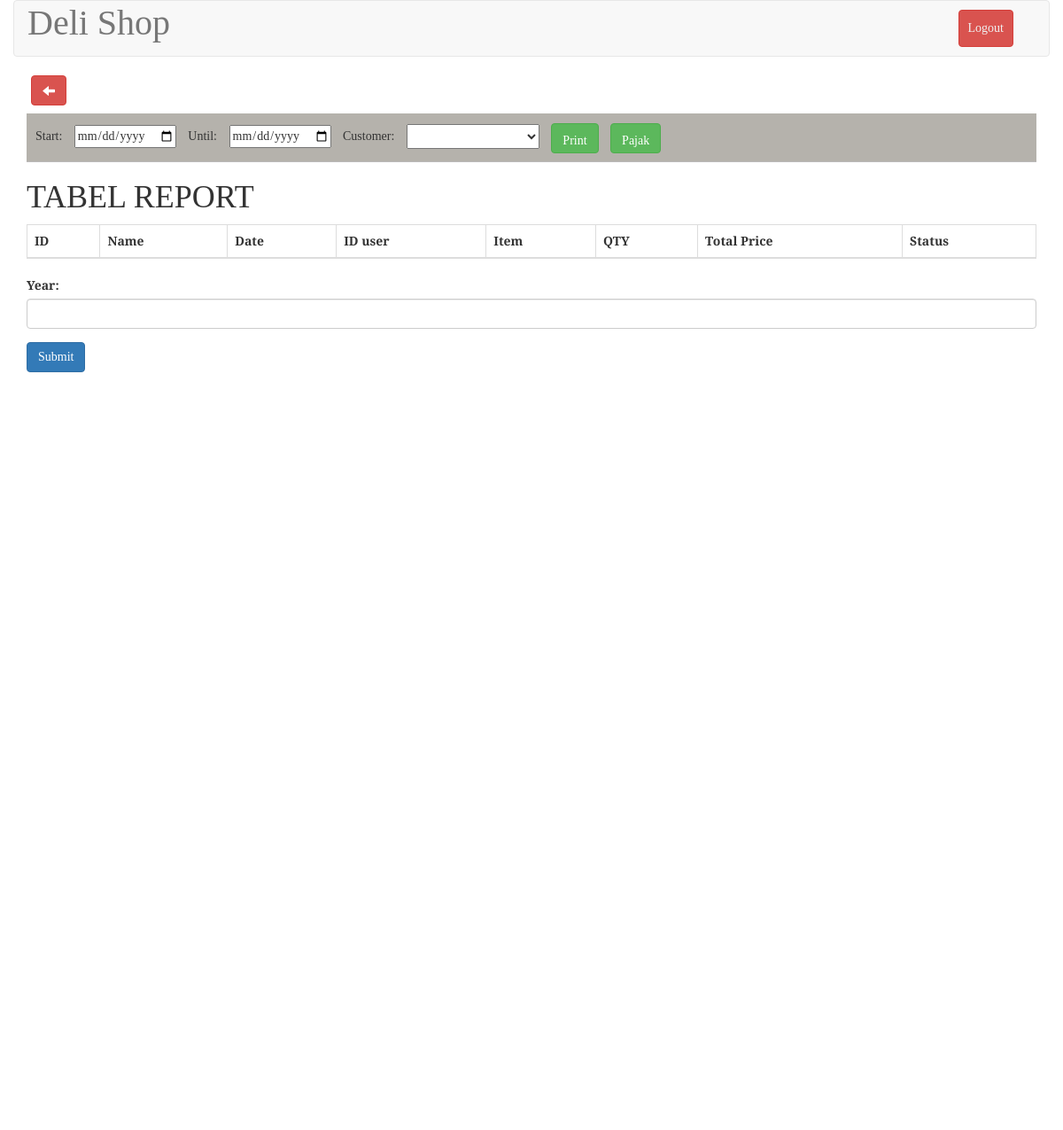
Page /backend/report.php (signed in) on the earlier database version.
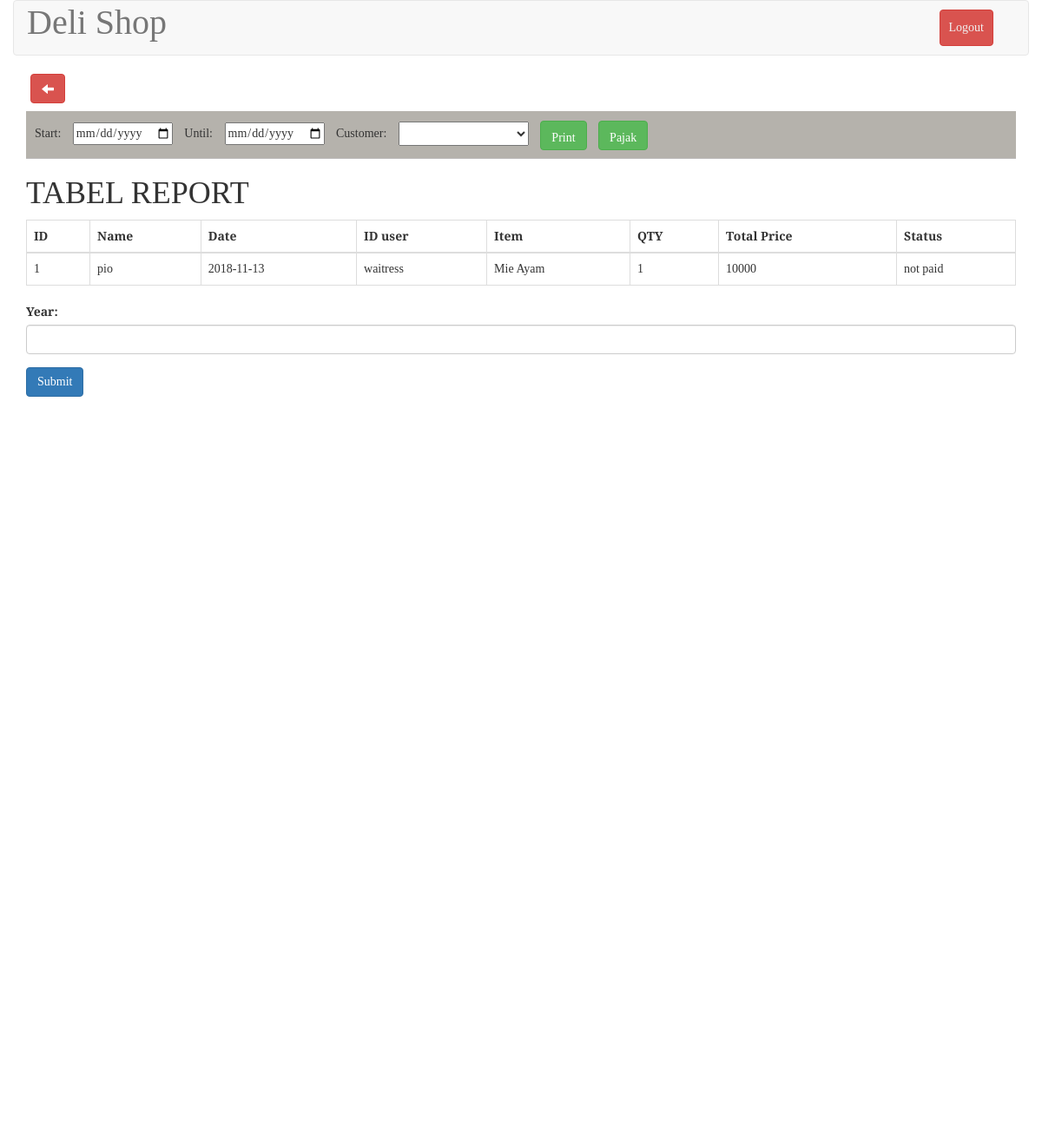
Same page on the later database version.
### tables this page shows
CREATE TABLE `tb_transaksi` (
  `id` int(11) NOT NULL AUTO_INCREMENT,
  `invoice` varchar(100) NOT NULL,
  `date` date NOT NULL,
  `date_insert` datetime NOT NULL,
  `customer` varchar(100) NOT NULL,
  `id_employee` int(11) NOT NULL,
  `id_menu` int(11) NOT NULL,
  `id_meja` int(11) NOT NULL,
  `qty` double unsigned NOT NULL,
  `price` double unsigned NOT NULL,
  `total_price` double unsigned NOT NULL,
  `rest_total` double unsigned NOT NULL,
  `method` enum('cash','transfer') NOT NULL,
  `description` text NOT NULL,
  `status` enum('paid','not paid') NOT NULL,
  `method_order` tinyint(4) NOT NULL,
  PRIMARY KEY (`id`)
);

### backend/report.php (the view, shortened to what this page needs)
<?php
    include('../layout/headercasier.php');
    require('../koneksi.php');
    $transaksi = mysqli_query($conn, "SELECT customer, date, (SELECT nama FROM tb_employee WHERE id=id_employee) AS nama, (SELECT item FROM tb_menu WHERE id=id_menu ) AS item, qty, total_price, status FROM tb_transaksi;");
?>
    <body>
		<form action="finishReport.php" method="POST" accept-charset="utf-8">
			<div class="container-fluid">
				<div class="row">
					<div class="col-md-12 header">
						<nav class="navbar navbar-default" role="navigation">
							<div class="container-fluid">
								<div class="navbar-header">
									<a class="navbar-brand" style="font-size: 40px;" href="#">Deli Shop</a>
								</div>
									<ul class="nav navbar-nav navbar-right">
										<li><a type="button" class="btn btn-danger" style="margin: 10px; padding: 10px;" href="logout.php">Logout</a></li>
										<li><a href=""> </a></li>
									</ul>
								</div>
							</div>
					</div>
				</div>
			<div class="container">
				<div class="row">
					<div class="col-md-12" id="mytable">
					<table id="example" class="table table-bordered" style="width: 100%;">
						<a href="administrator.php" style="margin-left: 5px; margin-bottom: 10px;" type="button" class="btn btn-danger glyphicon glyphicon-arrow-left" ></a><br>
						<div style="border-bottom:1px solid #bcbaba; margin-bottom:10px; background-color:#b5b2ac; padding:0 0 0 10px">
							Start: <input style="margin:10px; " type="date" name="start" id="date_start">
							Until: <input style="margin:10px;" type="date" name="end" id="date_end">
							Customer: <select style="margin:10px; width:150px;height:28px" id="customer">
							</select>
							<input type="submit" class="btn btn-success glyphicon glyphicon-print" style="margin:10px 0 10px 0" name="Submit" value="Print"></button>
							<input type="submit" class="btn btn-success glyphicon glyphicon-print" style="margin:10px 0 10px 10px; " name="Submit" value="Pajak"></i></button>
						</div>
						<h1> TABEL REPORT</h1>
						<thead>
							<tr>
								<th>ID</th>
								<th>Name</th>
								<th>Date</th>
								<th>ID user</th>
								<th>Item</th>
								<th>QTY</th>
								<th>Total Price</th>
								<th>Status</th>
							</tr>
						</thead>
						<tbody>
							<?php
							$no=1;
                            foreach ($transaksi as $data) {?>
							<tr>
								<td><?php echo $no ?></td>
								<td><?php echo $data["customer"];?></td>
								<td><?php echo $data["date"];?></td>
								<td><?php echo $data["nama"];?></td>
								<td><?php echo $data["item"];?></td>
								<td><?php echo $data["qty"];?></td>
								<td><?php echo $data["total_price"];?></td>
								<td><?php echo $data["status"];?></td>
							</tr>
							<?php $no++; }?>
						</tbody>
					</table>
					<div id="chart-div">
						<div class="form-group">
							<label for="year">Year:</label>
							<input type="text" class="form-control" id="year">
						</div>
						<button class="btn btn-primary" id="chartBtn">Submit</button>
						<div class="ct-chart ct-perfect-fourth"></div>
					</div>
				</div>
			</div>
		</form>
	</body>
</html>

### layout/headercasier.php (shortened to what this page needs)
<!DOCTYPE html>
<html lang="en">
<head>
    <link rel="stylesheet" type="text/css" href="<?php echo $_SESSION['url']; ?>assets/jquery.dataTables.min.css">
    <link rel="stylesheet" href="<?php echo $_SESSION['url']; ?>assets/bootstrap3.3.7/css/bootstrap.min.css">
    <link href="<?php echo $_SESSION['url']; ?>assets/select2.min.css" rel="stylesheet" />
    <link rel="stylesheet" href="<?php echo $_SESSION['url']; ?>assets/chart.css">
    <link rel="stylesheet" href="<?php echo $_SESSION['url']; ?>css/myStyle.css">
</head>

### assets/chart.css (style rules this page uses)
.ct-double-octave:after,.ct-major-eleventh:after,.ct-major-second:after,.ct-major-seventh:after,.ct-major-sixth:after,.ct-major-tenth:after,.ct-major-third:after,.ct-major-twelfth:after,.ct-minor-second:after,.ct-minor-seventh:after,.ct-minor-sixth:after,.ct-minor-third:after,.ct-octave:after,.ct-perfect-fifth:after,.ct-perfect-fourth:after,.ct-square:after { content:"";clear:both }
.ct-perfect-fourth { display:block;position:relative;width:100% }
.ct-perfect-fourth:before { display:block;float:left;content:"";width:0;height:0;padding-bottom:75% }
.ct-perfect-fourth:after { display:table }

### css/myStyle.css (style rules this page uses)
html, body { font-family: 'Slabo 27px', serif; }
.navbar-default .navbar-nav>li>a { color: #f0f0f0 !important; }

Differences in the rows shown:
added tb_transaksi: customer "pio", date "2018-11-13", nama "waitress", item "Mie Ayam", qty "1", total_price "10000", status "not paid"
